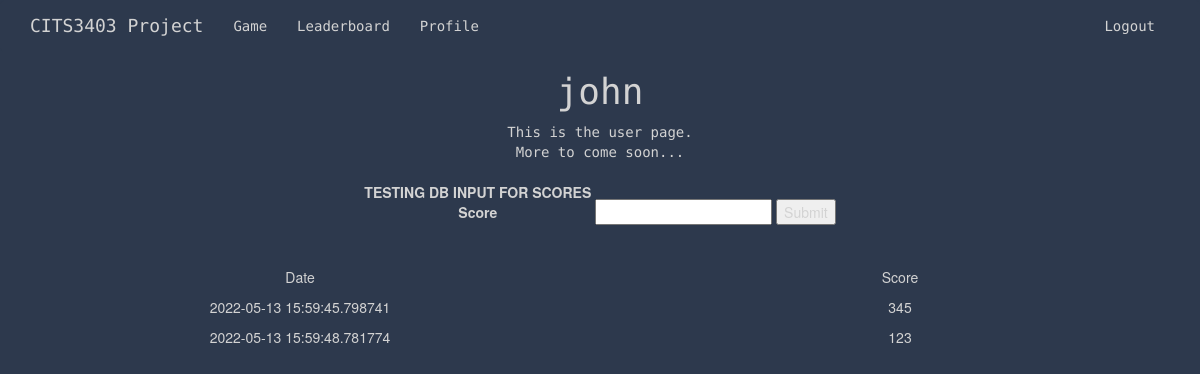
The page /user_stats (signed in) on the database its author committed.
### app/models.py (models this page shows, shortened)
class User(UserMixin, db.Model):
    id = db.Column(db.Integer, primary_key=True)
    username = db.Column(db.String(64), index=True, unique=True)
    email = db.Column(db.String(120), index=True, unique=True)
    password_hash = db.Column(db.String(128))
    user_stats = db.relationship('Score', backref='user', lazy=True)
    @login.user_loader
    def load_user(id):
        return User.query.get(int(id))

class Score(UserMixin, db.Model):
    id = db.Column(db.Integer, primary_key=True)
    user_score = db.Column(db.Integer)
    user_id = db.Column(db.Integer, db.ForeignKey("user.id"))
    date = db.Column(db.DateTime(timezone=True), default=datetime.today)

### app/routes.py (the view)
@app.route('/user_stats')
def user_stats():
    if current_user.is_authenticated:
        user_id = current_user.id
        my_scores = Score.query.filter_by(user_id=user_id)
        return render_template('user.html', user=my_scores)
    return render_template('user.html', title='Profile')

### app/templates/user.html
{% extends "base.html" %}
{% block content %}
    <h1>{{ current_user.username }} </h1>
    <div class = "center">
        <p1>This is the user page.</p1> <br>
        <p2>More to come soon...</p2>
    </div>
<br>
<form name="dummy-stat-form" action="{{ url_for('register_stats') }}" method="post">
       <label> TESTING DB INPUT FOR SCORES <br> Score </label>
       <input name="score" type="integer" required>
       <input type="submit">
   </form>
   <br><br>
<div id="mystat-list">
        <p> Date </p> <p> Score </p>
        {% for user in user %}
            <p> {{ user.date }} </p> <p>  {{ user.user_score }} </p>
        {% endfor %}
    </div>
{% endblock %}

### app/static/css/stylesheet.css (style rules this page uses)
.center { text-align: center; }
head,body { text-align: center; }
body { background: #2d394d; color: lightgrey; }
.center, h1 { text-align: center; font-family: 'Source Code Pro', monospace; }
#mystat-list { display: grid; grid-template-columns: 1fr 1fr; }

### rows shown on the page
User: username "john"
Score: date "2022-05-13 15:59:45.798741", user_score "345"
Score: date "2022-05-13 15:59:48.781774", user_score "123"
